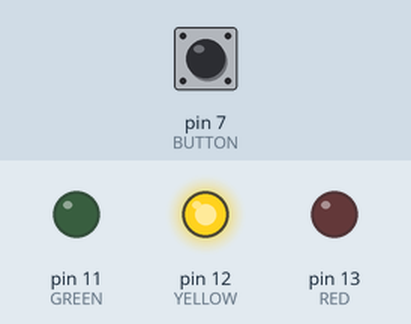
The program below on a simulated Arduino Uno, built with avr-gcc and run on an emulated ATmega328P. Shown: output pins drawn as LEDs (lit = HIGH). Inputs (shaded band) come from the test bench; at power-on: pin 7 (BUTTON) LOW.

Above: at 1.2 s.
1.3 s: pin 7 (BUTTON) pulled HIGH for 0.15 s
At 3.7 s:
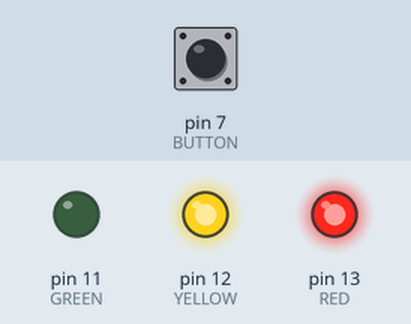
At 6.0 s:
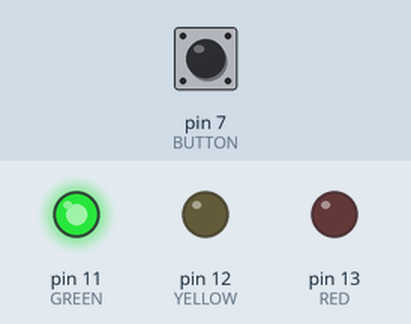
Timing chart, 0 to 16.9 s (numbered marks = the images above; inputs shaded):
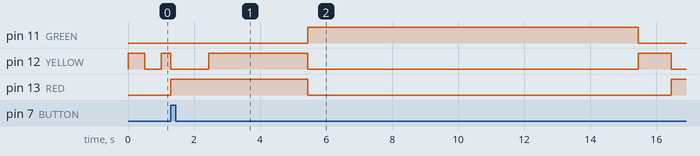

Measured:
- after the input at 1.3 s, pin 11 (GREEN): LOW → HIGH after 4.1 s, → LOW 10.0 s later; pin 13 (RED): LOW → HIGH at once, → LOW 4.1 s later, → HIGH 11.0 s later

The program:

main.cpp
```cpp
#include <Arduino.h>

#define RED 13
#define YELLOW 12
#define GREEN 11
#define BUTTON 7


void checkButton();
void setLights();
void checkMode();

enum State {
  NOGO, PREPARE, GO, STOP, WARN
};

int buttonState = 0;
State state;
unsigned long stateChangedTime;
unsigned long stateDelayTime;
unsigned long currentStateTime;
bool goRequested = false;

void setup() {
  Serial.begin(9600);

  pinMode(RED, OUTPUT);
  pinMode(YELLOW, OUTPUT);
  pinMode(GREEN, OUTPUT);
  pinMode(BUTTON, INPUT);

  stateChangedTime = millis();
  state = WARN;
}

void loop() {
  currentStateTime = millis() - stateChangedTime;
  checkButton();
  checkMode();
  setLights();
}

void checkButton() {
  buttonState = digitalRead(BUTTON);

  if (buttonState == HIGH) {
    switch (state)
    {
    case NOGO:
    case WARN:
      goRequested = true;
      stateChangedTime = millis();
      break;
    default:
      break;
    }
  }
}

void setLights() {
switch (state) {
  case NOGO:
    digitalWrite(RED, HIGH);
    digitalWrite(YELLOW, LOW);
    digitalWrite(GREEN, LOW);
    break;
  case PREPARE:
    digitalWrite(RED, HIGH);
    digitalWrite(YELLOW, HIGH);
    digitalWrite(GREEN, LOW);
    break;
  case GO:
    digitalWrite(RED, LOW);
    digitalWrite(YELLOW, LOW);
    digitalWrite(GREEN, HIGH);
    break;
  case STOP:
    digitalWrite(RED, LOW);
    digitalWrite(YELLOW, HIGH);
    digitalWrite(GREEN, LOW);
    break;
  case WARN:
    digitalWrite(RED, LOW);
    digitalWrite(GREEN, LOW);

    if (currentStateTime < 500) {
      digitalWrite(YELLOW, HIGH);
    } else {
      digitalWrite(YELLOW, LOW);
    }

    if (currentStateTime > 1000) {
      stateChangedTime = millis();
    }
  }
}

void checkMode() {
switch (state) {
  case NOGO:
    if (goRequested && (currentStateTime >= 1000)) {
      goRequested = false;
      stateChangedTime = millis();
      state = PREPARE;
    }
    break;
  case PREPARE:
    if (currentStateTime >= 3000) {
      stateChangedTime = millis();
      state = GO;
    }
    break;
  case GO:
    if (currentStateTime >= 10000) {
      stateChangedTime = millis();
      state = STOP;
    }
    break;
  case STOP:
    if (currentStateTime >= 1000) {
      stateChangedTime = millis();
      state = NOGO;
    }
    break;
  case WARN:
    if (goRequested) {
      goRequested = false;
      stateChangedTime = millis();
      state = NOGO;
    }
    break;
  }
}
```
